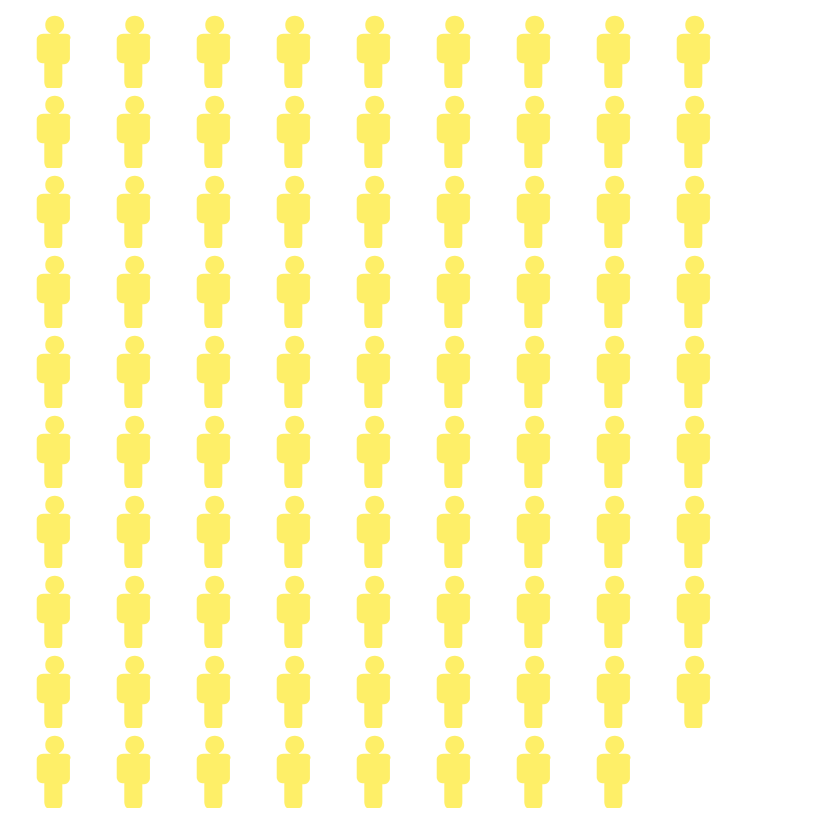

This figure's Vega-Lite source:
### Vega-Lite specification from a JSON file in a GitHub repository (floating-point values rounded to 4 significant figures)
{"$schema": "https://vega.github.io/schema/vega-lite/v5.json", "config": {"view": {"stroke": ""}}, "background": "transparent", "width": 400, "height": 400, "data": {"values": [{"id": 1, "value": "#FEE929"}, {"id": 2, "value": "#FEE929"}, {"id": 3, "value": "#FEE929"}, {"id": 4, "value": "#FEE929"}, {"id": 5, "value": "#FEE929"}, {"id": 6, "value": "#FEE929"}, {"id": 7, "value": "#FEE929"}, {"id": 8, "value": "#FEE929"}, {"id": 9, "value": "#FEE929"}, {"id": 10, "value": "#FEE929"}, {"id": 11, "value": "#FEE929"}, {"id": 12, "value": "#FEE929"}, {"id": 13, "value": "#FEE929"}, {"id": 14, "value": "#FEE929"}, {"id": 15, "value": "#FEE929"}, {"id": 16, "value": "#FEE929"}, {"id": 17, "value": "#FEE929"}, {"id": 18, "value": "#FEE929"}, {"id": 19, "value": "#FEE929"}, {"id": 20, "value": "#FEE929"}, {"id": 21, "value": "#FEE929"}, {"id": 22, "value": "#FEE929"}, {"id": 23, "value": "#FEE929"}, {"id": 24, "value": "#FEE929"}, {"id": 25, "value": "#FEE929"}, {"id": 26, "value": "#FEE929"}, {"id": 27, "value": "#FEE929"}, {"id": 28, "value": "#FEE929"}, {"id": 29, "value": "#FEE929"}, {"id": 30, "value": "#FEE929"}, {"id": 31, "value": "#FEE929"}, {"id": 32, "value": "#FEE929"}, {"id": 33, "value": "#FEE929"}, {"id": 34, "value": "#FEE929"}, {"id": 35, "value": "#FEE929"}, {"id": 36, "value": "#FEE929"}, {"id": 37, "value": "#FEE929"}, {"id": 38, "value": "#FEE929"}, {"id": 39, "value": "#FEE929"}, {"id": 40, "value": "#FEE929"}, {"id": 41, "value": "#FEE929"}, {"id": 42, "value": "#FEE929"}, {"id": 43, "value": "#FEE929"}, {"id": 44, "value": "#FEE929"}, {"id": 45, "value": "#FEE929"}, {"id": 46, "value": "#FEE929"}, {"id": 47, "value": "#FEE929"}, {"id": 48, "value": "#FEE929"}, {"id": 49, "value": "#FEE929"}, {"id": 50, "value": "#FEE929"}, {"id": 51, "value": "#FEE929"}, {"id": 52, "value": "#FEE929"}, {"id": 53, "value": "#FEE929"}, {"id": 54, "value": "#FEE929"}, {"id": 55, "value": "#FEE929"}, {"id": 56, "value": "#FEE929"}, {"id": 57, "value": "#FEE929"}, {"id": 58, "value": "#FEE929"}, {"id": 59, "value": "#FEE929"}, {"id": 60, "value": "#FEE929"}, {"id": 61, "value": "#FEE929"}, {"id": 62, "value": "#FEE929"}, {"id": 63, "value": "#FEE929"}, {"id": 64, "value": "#FEE929"}, {"id": 65, "value": "#FEE929"}, {"id": 66, "value": "#FEE929"}, {"id": 67, "value": "#FEE929"}, {"id": 68, "value": "#FEE929"}, {"id": 69, "value": "#FEE929"}, {"id": 70, "value": "#FEE929"}, {"id": 71, "value": "#FEE929"}, {"id": 72, "value": "#FEE929"}, {"id": 73, "value": "#FEE929"}, {"id": 74, "value": "#FEE929"}, {"id": 75, "value": "#FEE929"}, {"id": 76, "value": "#FEE929"}, {"id": 77, "value": "#FEE929"}, {"id": 78, "value": "#FEE929"}, {"id": 79, "value": "#FEE929"}, {"id": 80, "value": "#FEE929"}, {"id": 81, "value": "#FEE929"}, {"id": 82, "value": "#FEE929"}, {"id": 83, "value": "#FEE929"}, {"id": 84, "value": "#FEE929"}, {"id": 85, "value": "#FEE929"}, {"id": 86, "value": "#FEE929"}, {"id": 87, "value": "#FEE929"}, {"id": 88, "value": "#FEE929"}, {"id": 89, "value": "#FEE929"}, {"id": 90, "value": "white"}, {"id": 91, "value": "white"}, {"id": 92, "value": "white"}, {"id": 93, "value": "white"}, {"id": 94, "value": "white"}, {"id": 95, "value": "white"}, {"id": 96, "value": "white"}, {"id": 97, "value": "white"}, {"id": 98, "value": "white"}, {"id": 99, "value": "white"}, {"id": 100, "value": "white"}]}, "transform": [{"calculate": "ceil (datum.id/10)", "as": "col"}, {"calculate": "datum.id - datum.col*10", "as": "row"}], "mark": {"type": "point", "filled": true}, "encoding": {"x": {"field": "col", "type": "ordinal", "axis": null}, "y": {"field": "row", "type": "ordinal", "axis": null}, "shape": {"value": "M1.7 -1.7h-0.8c0.3 -0.2 0.6 -0.5 0.6 -0.9c0 -0.6 -0.4 -1 -1 -1c-0.6 0 -1 0.4 -1 1c0 0.4 0.2 0.7 0.6 0.9h-0.8c-0.4 0 -0.7 0.3 -0.7 0.6v1.9c0 0.3 0.3 0.6 0.6 0.6h0.2c0 0 0 0.1 0 0.1v1.9c0 0.3 0.2 0.6 0.3 0.6h1.3c0.2 0 0.3 -0.3 0.3 -0.6v-1.8c0 0 0 -0.1 0 -0.1h0.2c0.3 0 0.6 -0.3 0.6 -0.6v-2c0.2 -0.3 -0.1 -0.6 -0.4 -0.6z"}, "color": {"field": "value", "type": "nominal", "scale": null}, "size": {"value": 90}}}
